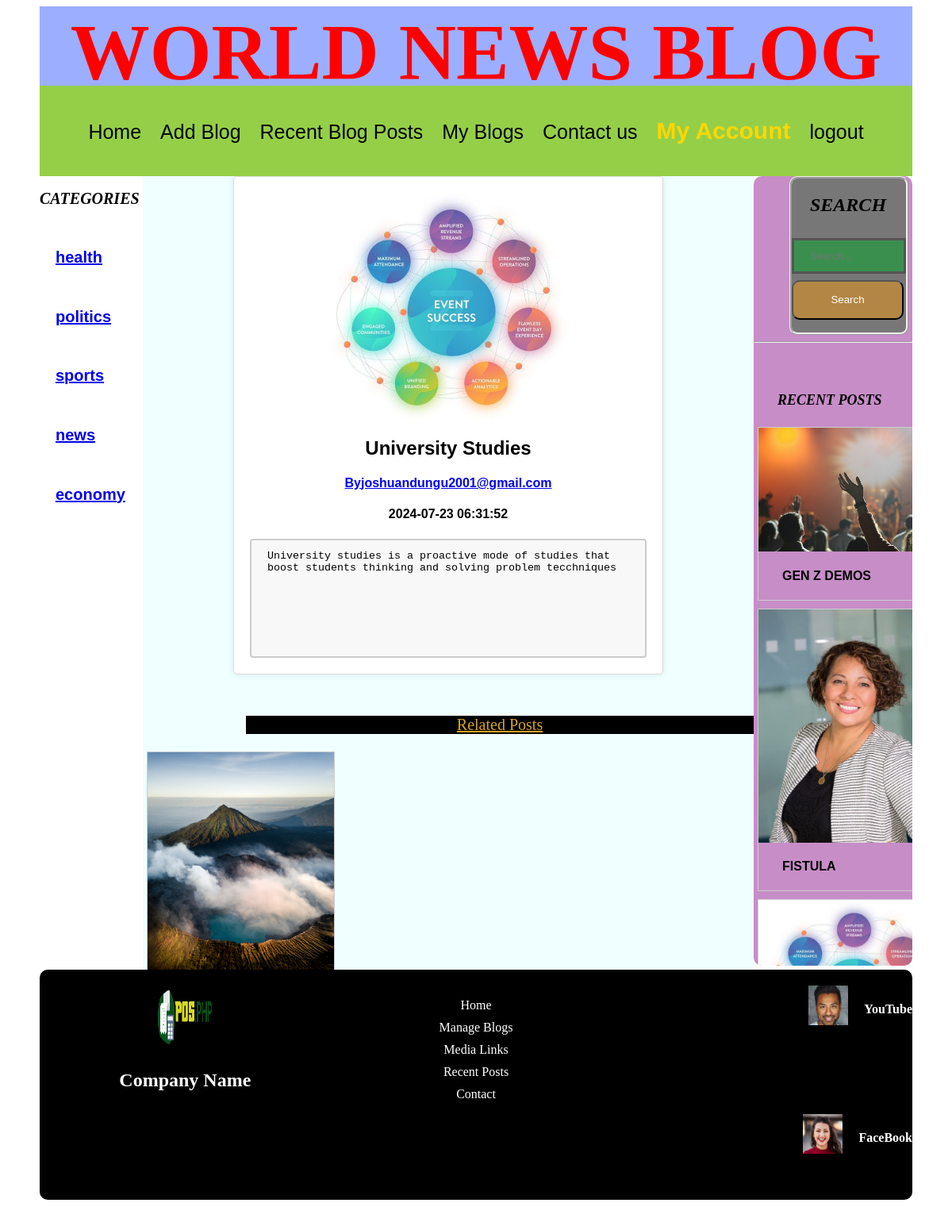
Page /view-blog.php?viewid=3 (signed in) on the committed database.
### tables this page shows
CREATE TABLE `blog_cat` (
  `cat_id` int(11) NOT NULL,
  `cat_title` varchar(100) NOT NULL
);

CREATE TABLE `blogs` (
  `blog_id` int(11) NOT NULL,
  `uploader` varchar(100) NOT NULL,
  `blog_title` varchar(100) NOT NULL,
  `cat_title` varchar(100) NOT NULL,
  `details` longtext NOT NULL,
  `blog_image` varchar(100) NOT NULL,
  `status` int(100) NOT NULL,
  `uploaded_date` timestamp NOT NULL DEFAULT current_timestamp() ON UPDATE current_timestamp()
);

CREATE TABLE `media_links` (
  `id` int(11) NOT NULL,
  `media_name` varchar(100) NOT NULL,
  `media_link` varchar(100) NOT NULL,
  `media_image` varchar(100) NOT NULL
);

### view-blog.php (the view, shortened to what this page needs)
<div class="container">
<?php include ('includes/header.php');?>
<div class="sidebar"><?php include ('includes/sidebar.php');?></div>
<div class="aside"><?php include ('includes/aside.php');?></div>
<main>
        <?php
        include ('includes/connection.php');
        if(isset($_GET['viewid'])){
            $viewid=$_GET['viewid'];
        $sql=mysqli_query($con, "SELECT * FROM blogs WHERE blog_id='$viewid'");
        while($row=mysqli_fetch_array($sql)){
            $cat = $row['cat_title'];
            $blog_id = $row['blog_id'];
            ?>
            <div class="view-box">
            <img src="images/<?php echo $row['blog_image'];?>" width="300px" height="300px">
            <h2 style="color:black; font-weight:bold; text-decoration:none; font-family:arial;"><?php echo $row['blog_title'];?></h2>
            <h4 style="color:black; font-weight:bold; text-decoration:none; font-family:arial;"><a href="specific-blogs.php?ownerid=<?php echo $row['uploader'];?>">By<?php echo $row['uploader'];?></a></h4>
            <h4 style="color:black; font-weight:bold; text-decoration:none; font-family:arial;"><?php echo $row['uploaded_date'];?></h4>
            <textarea rows="25" cols="50" style="resize:none; overflow:scroll;"><?php echo $row['details'];?></textarea>
            </div>
        <?php }  }?>
         <br><br>
         <h2 style=" margin-left:130px;font-weight: 100; font-size:20px; color:goldenrod; background-color:black; text-align:center; text-decoration:underline; width:auto; height:auto
         ;">Related Posts</h2>
        <?php
        include ('includes/connection.php');
        $sql=mysqli_query($con, "SELECT * FROM blogs WHERE cat_title = '$cat' && blog_id != '$blog_id' AND  status = '1' ");
        while ($row = mysqli_fetch_array($sql)) {
            ?>
                    <a href="view-blog.php?viewid=<?php echo $row['blog_id']; ?>">
                        <div class="img">
                            <img src="images/<?php echo $row['blog_image']; ?>" width="250px" height="80px">
                        </div>
                    </a>
            <?php
            }
            ?>
    </main>
    <?php include ('includes/footer.php');?>

### includes/sidebar.php (shortened to what this page needs)
<div class="sidebar" style="position:absolute; height:970px; ">
        <h2 style="font-style: oblique; font-size: 20px; font-weight: bold; text-decoration: aliceblue;">CATEGORIES</h2>
        <?php
        include('includes/connection.php');
        $query = mysqli_query($con, "SELECT * FROM blog_cat");
        while ($row = mysqli_fetch_array($query)) {
            $blog_cat = $row['cat_title'];
        ?>
            <h6 style="  padding-left:20px; padding-right:20px;  padding-top:5px; inline: spacing 10px; font-size:20px; align-items:center; color: black; font-family: Arial, Helvetica, sans-serif; font-weight: bold">
                <a href="./index.php?category=<?php echo $blog_cat; ?>"><?php echo $blog_cat; ?></a>
            </h6>
        <?php
        }
        ?>
    </div>

### includes/aside.php (shortened to what this page needs)
<div class="aside">
<form style="margin-right:5px; width: 150px; height: 200px;" class="form-search" action="./index.php" method="GET">
<h2 style="margin-left:23px; font-style: oblique; font-weight:bold;text-decoration:aliceblue; float:center;">SEARCH</h2>
        <input type="text" placeholder="Search..." name="search">
        <button style="width:141px" class = "search_button.button" type="submit" name="submit" value="search">Search</button>
    </form>
    <hr><br><br>
<h3 style="margin-left: 30px; font-style: oblique; font-size:18px; font-weight:bold;text-decoration:aliceblue; float:center;">RECENT POSTS</h3>
<?php
        include ('connection.php');
        $sql=mysqli_query($con, "SELECT * FROM blogs WHERE status = '1' ORDER BY blog_id  DESC LIMIT 4");
        while($row=mysqli_fetch_array($sql)){
            ?>
            <a href="./view-blog.php?viewid=<?php echo $row['blog_id'];?>">
            <div class="img"> <img src="./images/<?php echo $row['blog_image'];?>" width="25px" height="30px">
            <h4 style="margin-left:30px;color:black; font-weight:bold; text-decoration:none; font-family:arial;"><?php echo $row['blog_title'];?></h4>
        </div>
            </a>
        <?php } ?>
</div>

### includes/footer.php (shortened to what this page needs)
<footer>
        <div class="footer-container">
            <div class="footer-logo">
                <img src="logo.png" alt="Company Logo">
                <h1>Company Name</h1>
            </div>
            <div class="footer-links">
                <ul>
                    <li><a href="index.php">Home</a></li>
                    <li><a href="manage-blogs.php">Manage Blogs</a></li>
                    <li><a href="media-links.php">Media Links</a></li>
                    <li><a href="blog-posts.php">Recent Posts</a></li>
                    <li><a href="contact.php">Contact</a></li>
                </ul>
            </div>
            <?php include ('connection.php');
            $ret=mysqli_query($con," SELECT * FROM media_links");
            while($row=mysqli_fetch_array($ret)){
                ?>
            <div class="footer-social">
                <a href="<?php echo $row['media_link'];?>"><img src="./admin/images/<?php echo $row['media_image'];?>" width="50px" height="50px" alt="<?php echo $row['media_name'];?>" target="_blank"><br>
                <h4><?php echo $row['media_name'];?></a>
            </div>
        </div>
        <?php } ?>
    </div>
</body>
</html>

### style.css (style rules this page uses)
body { height: 1200px; background-image:url(images/background.jpg); background-repeat: no-repeat; background-size: cover; background-position: center; }
.container { width: 1100px; height: 1100px; margin-left: auto; margin-right: auto; border-radius: 10px; border-style: none; border-color: rgba(165, 42, 42, 0.363); }
main { width: 770px; height: 1000px; text-align: center; overflow: scroll; margin-left: 130px; margin-right: auto; background-color: azure; }
.sidebar { width:130px; height:1000px; background-color: white; overflow: auto; border-style: none; float: left; }
.aside { width:200px; height: 995px; background-color: rgba(128, 0, 128, 0.253); border-radius: 10px; border-style: inherit; float:right; overflow: scroll; }
.form-search { width:250px; height:150px; background-color: #777; float: center; margin: auto; border-radius: 10px; border-style: ridge; border-radius: 10px; box-sizing: border-box; }
textarea { width: 100%; height: 150px; padding: 12px 20px; box-sizing: border-box; border: 2px solid #ccc; border-radius: 4px; background-color: #f8f8f8; resize: none; }
form input[type=text],input[type=email], input[type=password],input[type=text] { width: 100%; padding: 12px 20px; margin: 8px 0; box-sizing: border-box; border: none; border-bottom: 2px solid red; }
form input[type=text], input[type=email], input[type=password]:focus { background-color: rgba(10, 165, 48, 0.548); border: 3px solid #555; }
button { background-color: rgba(255, 153, 0, 0.438); border-radius: 10px; height: 50px; width: 80px; box-sizing: border-box; text-align: center; color: white; cursor: pointer; }
div.img { margin: 5px; border: 1px solid #ccc; float: left; width: 180px; }
div.img img { width: 100%; height: auto; }
.view-box { max-width: 500px; height: auto; align-items: center; margin: 0 auto; padding: 20px; background-color: #ffffff; border: 1px solid #dddddd; box-shadow: 0px 0px 10px rgba(0, 0, 0, 0.1); border-radius: 5px; }
.view-box img { height: auto; display: block; margin: 0 auto 20px; }
footer { width: 1100px; height: 250px; text-align: center; background-color: rgba(0, 0, 0, 0.562); margin-right: auto; margin-left: auto; border-radius: 10px; }
footer { background-color: #000000; color: #fff; padding: 20px 0; }
.footer-container { max-width: 1100px; margin: 0 auto; display: flex; justify-content: space-between; align-items: flex-start; flex-wrap: wrap; }
.footer-logo { flex: 1; display: flex; flex-direction: column; align-items: center; }
.footer-logo img { width: 80px; height: 80px; border-radius: 50%; margin-bottom: 10px; }
.footer-logo h1 { font-size: 24px; font-weight: bold; }
.footer-links { flex: 1; }
.footer-links ul { list-style: none; padding: 0; }
.footer-links ul li { margin-bottom: 10px; }
.footer-links ul li a { text-decoration: none; color: #fff; transition: color 0.3s ease; }
.footer-social { flex: 1; display: flex; justify-content: flex-end; }
.footer-social a { text-decoration: none; color: #fff; margin-left: 20px; }
div.img { margin: 5px; border: 1px solid #ccc; float: left; width: 235px; height: fit-content; }

### rows in the picture
blog_cat: cat_title "health"
blog_cat: cat_title "politics"
blog_cat: cat_title "sports"
blog_cat: cat_title "news"
blog_cat: cat_title "economy"
blogs: blog_image (picture), blog_title "GEN Z DEMOS"
blogs: blog_image (picture), blog_title "FISTULA"
blogs: blog_image (picture), blog_title "University Studies", uploader "joshuandungu2001@gmail.com", uploaded_date "2024-07-23 06:31:52", details "University studies is a proactive mode of studies that boost students thinking and solving problem tecchniques"
blogs: blog_image (picture)
media_links: media_image (picture), media_name "YouTube"
media_links: media_image (picture), media_name "FaceBook"
